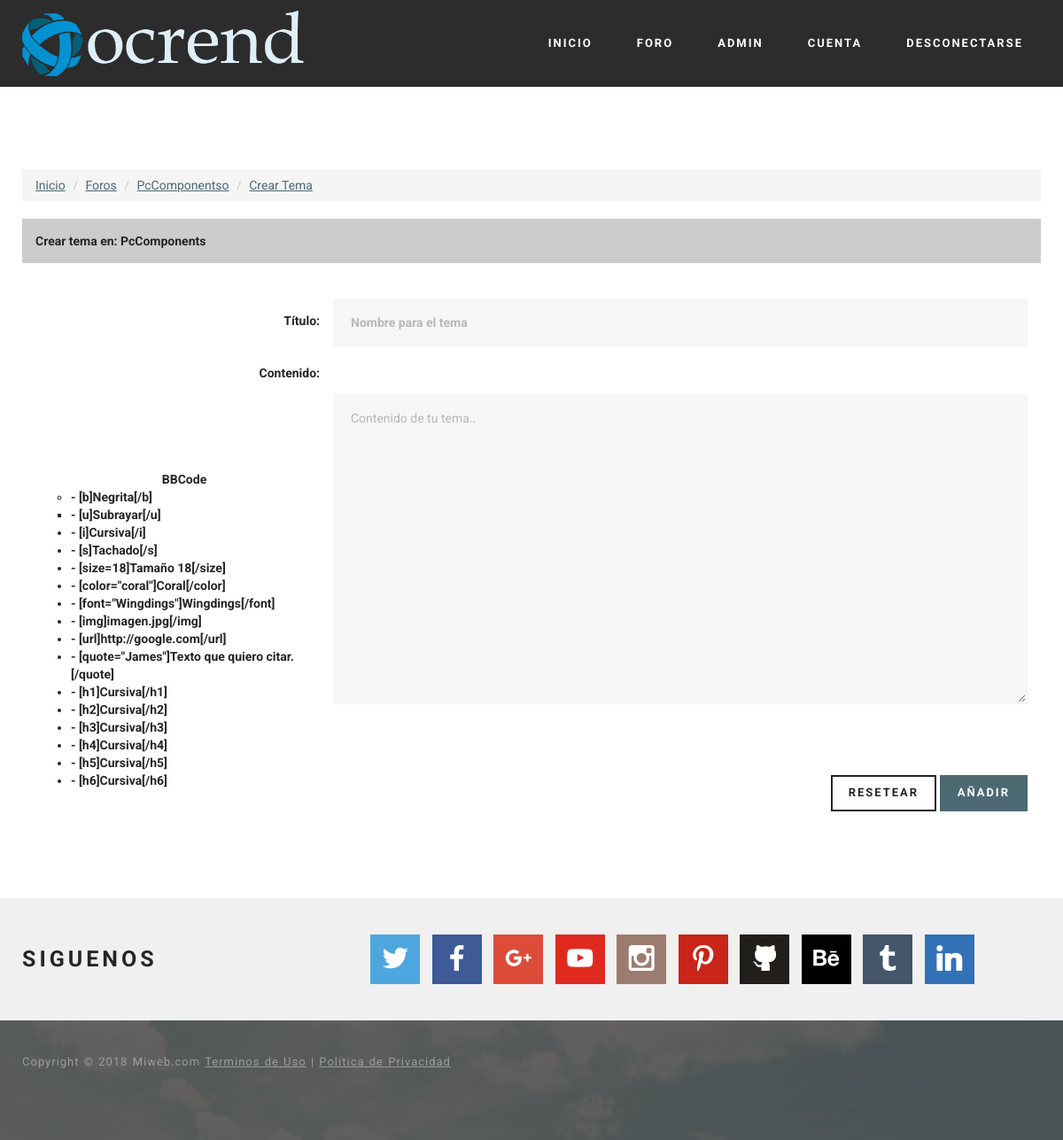
Before: /?view=temas&mode=add&id_foro=14 (signed in) with the older database file.
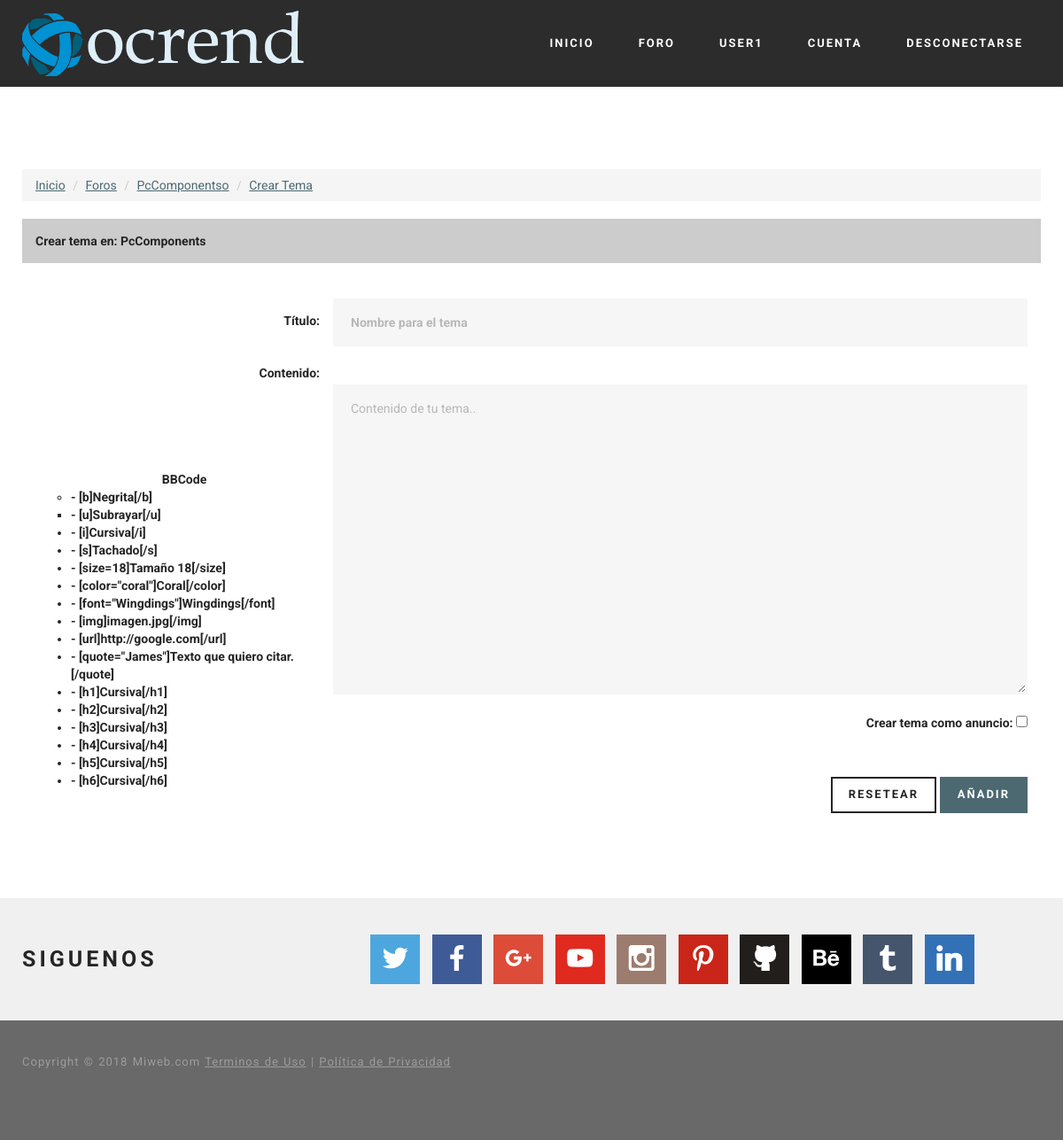
After: the same page with the newer database file.
### tables this page shows
CREATE TABLE `users` (
  `id` bigint(255) NOT NULL,
  `user` varchar(17) NOT NULL,
  `pass` varchar(50) NOT NULL,
  `email` varchar(40) NOT NULL,
  `permiso` int(1) NOT NULL DEFAULT '0' COMMENT '0=Usuario normal,  1= moderador  2=admin',
  `activo` int(1) NOT NULL DEFAULT '0',
  `keyreg` varchar(120) NOT NULL DEFAULT '',
  `keypass` varchar(50) NOT NULL,
  `new_pass` varchar(50) NOT NULL,
  `ultima_conexion` int(80) NOT NULL DEFAULT '1539558829',
  `no_leidos` text NOT NULL,
  `img_perfil` varchar(100) NOT NULL DEFAULT 'noavatar.gif',
  `firma` varchar(255) NOT NULL DEFAULT 'Esta es la firma de usuario',
  `rango` varchar(70) NOT NULL DEFAULT 'Usuario',
  `edad` int(3) NOT NULL DEFAULT '18',
  `fecha_reg` varchar(11) NOT NULL DEFAULT '15/10/2018',
  `biografia` varchar(255) NOT NULL DEFAULT 'Biografía del usuario.'
);

CREATE TABLE `foros` (
  `id` int(255) NOT NULL,
  `nombre` varchar(255) NOT NULL,
  `descripcion` varchar(255) NOT NULL,
  `cantidad_mensajes` bigint(255) NOT NULL DEFAULT '0',
  `cantidad_temas` bigint(255) NOT NULL DEFAULT '0',
  `id_categoria` int(100) NOT NULL DEFAULT '1',
  `estado` int(1) NOT NULL DEFAULT '1' COMMENT '1 es el estado abierto del foro y 0 para crrarlo y solo admin tiene acceso',
  `ultimo_tema` varchar(255) NOT NULL,
  `id_ultimo_tema` bigint(255) NOT NULL
);

### core/bin/functions/Users.php (called while the page is built, shortened)
<?php
function Users(){
$db = new Conexion();
$query =  $db->query("SELECT timer FROM config WHERE id='1' LIMIT 1;");
$timer = $db->recorrer($query)[0];
$db-> liberar($query);
$sql = $db->query("SELECT * FROM users");
$usuarios_actuales_db = $db->rows($sql);
if($_SESSION['cantidad_usuarios'] != $usuarios_actuales_db or (time() - 60) <= $timer) {
  while($d = $db->recorrer($sql)) {
    $users[$d['id']]= $d;}
}else {
  if (!isset($_SESSION['users'])) {
    while($d = $db->recorrer($sql)) {
      $users[$d['id']]= $d;}
  } else {
    $users = $_SESSION['users'];
  }
}
return $_SESSION['users'];
}
?>

### core/core.php (called while the page is built, shortened)
<?php
require('core/models/class.Conexion.php');
require('core/bin/functions/Users.php');
require('core/bin/functions/Foros.php');
require('core/bin/functions/UrlAmigable.php');
$_users = Users();
$_foros = Foros();
?>

### core/models/class.Conexion.php (called while the page is built, shortened)
<?php
class Conexion extends mysqli {
public function rows($query){
  return mysqli_num_rows($query);
}
public function liberar($query){
  return mysqli_free_result($query);
}
public function recorrer($query){
  return mysqli_fetch_array($query);
}
}
 ?>

### core/bin/functions/Foros.php (called while the page is built, shortened)
<?php
function Foros(){
$db = new Conexion();
$sql = $db->query("SELECT * FROM foros;");
if($db->rows($sql) > 0) {
  while($d = $db->recorrer($sql)) {
    $foros[$d['id']]= $d;
    }
}else {
  $foros = false;
}
return $foros;
}
?>

### core/bin/functions/UrlAmigable.php (called while the page is built)
<?php
function UrlAmigable($id,$titulo,$id_foro = null){
if(null == $id_foro){
  $titulo = $id . '-' . $titulo;
}else {
    $titulo = $id . '-' . $id_foro . '-' .$titulo;
}
  $titulo = trim($titulo);
  $titulo = str_replace(
      array('à', 'á', 'ä','â','ã','å','æ','ª','α','∀','@','∧','λ','Δ','À','Á','Â','Ã','Ä','Å','Ā','ā','Ă','ă','Ą','ą'),
      'a',
      $titulo
  );
  $titulo = str_replace(
      array('ß','β'),
      'b',
      $titulo
  );
  $titulo = str_replace(
      array('¢','©','ç','ς','⊂','€','Ç','c','Ć','ć','Ĉ','ĉ','Ċ','ċ','Č','č'),
      'c',
      $titulo
  );
  $titulo = str_replace(
      array('₫','Ď','ď','Đ','đ'),
      'd',
      $titulo
  );
  $titulo = str_replace(
      array('è','é','ê','ë','ε','ξ','∈','∉','∋','∃','∑','È','É','Ê','Ë','Ē','ē','Ĕ','ĕ','Ė','ė','Ę','ę','Ě','ě'),
    'e',
      $titulo
  );
  $titulo = str_replace(
      array('ƒ'),
      'f',
      $titulo
  );
$titulo = str_replace(
    array('Ĝ','ĝ','Ğ','ğ','Ġ','ġ','Ģ','ģ'),
    'g',
    $titulo
);
  $titulo = str_replace(
      array('H.','Ĥ','ĥ','Ħ','ħ'),
      'h',
      $titulo
  );
  $titulo = str_replace(
      array('ì','í','î','ï','¡','ℑ','Ì','Í','Î','Ï','Ĩ','ĩ','Ī','ī','Ĭ','ĭ','Į','į','İ','ı'),
      'i',
      $titulo
  );
$titulo = str_replace(
    array('Ĵ','ĵ'),
    'j',
    $titulo
);
  $titulo = str_replace(
      array('κ','Ķ','ķ'),
      'k',
      $titulo
  );
  $titulo = str_replace(
      array('£','ζ','ι','¦','Ĺ','ĺ','Ļ','ļ','Ľ','ľ','Ŀ','ŀ','Ł','ł'),
      'l',
      $titulo
  );
  $titulo = str_replace(
      array('ñ','η','π','ℵ','∩','Ñ'),
      'n',
      $titulo
  );
  $titulo = str_replace(
      array('ò','ó','ô','õ','ö','¤','ð','ø','δ','σ','φ','∅','Ò','Ó','Ô','Õ','Ö','Ω'),
      'o',
      $titulo
  );
  $titulo = str_replace(
      array('þ','ρ','℘','¶'),
      'p',
      $titulo
  );
  $titulo = str_replace(
      array('®','ℜ'),
      'r',
      $titulo
  );
  $titulo = str_replace(
      array('š','§','$'),
      's',
      $titulo
  );
  $titulo = str_replace(
      array('τ'),
      't',
      $titulo
  );
  $titulo = str_replace(
      array('ù','ú','û','ü','µ','υ','μ','∪','Ù','Ú','Û','Ü'),
      'u',
      $titulo
  );
  $titulo = str_replace(
      array('∨','√','ϑ'),
      'v',
      $titulo
  );
  $titulo = str_replace(
      array('ψ','ω','ϖ'),
      'w',
      $titulo
  );
  $titulo = str_replace(
      array('×','χ'),
      'x',
      $titulo
  );
  $titulo = str_replace(
      array('¥','ý','ÿ','γ','ϒ','ÿ'),
      'y',
      $titulo
  );
  $titulo = str_replace(
      array('ζ'),
      'z',
      $titulo
  );
  $titulo = str_replace(
      array('¨','«','¬','¯','±','´','·','¸','»','¿','÷','•','…','′','″','‾','⁄','−','∗','⋅','☺','☻','◘','○','►','◄','↕','‼','▬','↨','∟','▲','▼','⌂','░','▒','▓','│','┤','╣','║','╗','╝','┐','└','┬','├','┼','╚','╔','╩','╦','╠','═','╬','┘','┌','█','▄','▀','‗','°','•','•','■','☼'),
    '-',
      $titulo
  );
  $titulo = str_replace(
      array('∝','∞','∠','∫','∴','∼','≅','≈','≠','≡','≤','≥','⊃','⊄','⊆','⊇','⊕','⊗','⊥','◙','♂','♀','♪','♫',''),
    '-',
      $titulo
  );
  $titulo = str_replace(
      array('⌈','⌉','⌊','⌋','〈','〉','◊','♠','♣','♥','♦','"','&','<','>','ˆ','˜','—','\\','\"','~','‰'),
      '-',
      $titulo
  );
  $titulo = str_replace(
      array('œ','™','Æ','π'),
      array('oe','tm','ae','pi'),
      $titulo
  );
  $titulo = str_replace(
      array('‘','’','‚','“','”','„','†','‡','‰','‹','›','!','¡','#','(',')','{','}','[',']','⇓','⇔'),
      '-',
      $titulo
  );
  $titulo = str_replace(
      array('=','?','+','<','>',';','.',':','^','/','&','¬','∂','∇','∏','←','↑','→','↓','↔','↵','⇐','⇑','⇒'),
      '-',
      $titulo
  );
  $titulo = str_replace(
      array('²','³','°','¹','º','¼','½','¾','θ'),
      array('2','3','0','1','0','1-4','1-2','3-4','0'),
      $titulo
  );
  $titulo = str_replace(
      array(' ','—','-----','----','---','--','------','-------','--------','---------','----------','-----------'),
      '-',
      $titulo
  );
$titulo = strtolower($titulo);
return $titulo;
}
?>

### html/forum/temas/add_temas.php (the view, shortened to what the rows shown need)
<?php include(HTML_DIR . 'overall/header.php'); ?>
<body>
<?php include(HTML_DIR . 'overall/topnav.php'); ?>
 <section class="mbr-section mbr-after-navbar" id="content1-10">
     <div class="mbr-section__container container mbr-section__container--isolated">
  <?php
  $ID_f= UrlAmigable(intval($_foros[$id_foro]['id']),$_foros[$id_foro]['nombre']);
  ?>
  <ol class="breadcrumb">
    <li class="breadcrumb-item"><i class="fa fa-comments"></i><a href="?view=index">Inicio</a></li>
    <li class="breadcrumb-item"><i class="fa fa-comments"></i><a href="?view=forum">Foros</a></li>
    <li class="breadcrumb-item"><i class="fa fa-comments"></i><a href="foros/<?php echo $ID_f; ?>"><?php echo $_foros[$id_foro]['nombre']?>o</a></li>
    <li class="breadcrumb-item"><i class="fa fa-comments"></i><a href="?view=temas&mode=add&id_foro=<?php echo $id_foro ?>">Crear Tema</a></li>
  </ol>
<table width="100%" border="0" cellspacing="2" cellpadding="2">
   <tr>
     <th scope="col" bgcolor="#CCCCCC" style="margin-bottom:5px; height:32px;" >
       <div align="left" style="margin-left:15px; margin-top:15px; margin-bottom:15px;">
         Crear tema en: <?php echo $_foros[$id_foro]['nombre']?></div></th>
   </tr>
 </table> <br /> <br />
  <div class="col-sm-12">
    <table width="100%" border="0" cellspacing="5" cellpadding="5">
      <form class="form-horizontal" action="?view=temas&mode=add&id_foro=<?php echo $id_foro; ?>" method="POST" enctype="application/x-www-form-urlencoded">
      <fieldset>
      <tr>
        <th width="30%">
          <div style="float: right;">
            <label class="col-lg-2 control-label">Título:</label>
          </div>
        </th>
        <th colspan="2">
          <input type="text" class="form-control" maxlength="250" name="titulo" placeholder="Nombre para el tema"/>
        </th>
      </tr>
      <tr>
        <th rowspan="2" align="center" valign="top" scope="row"><br />
        <div style="float: right;"><label class="col-lg-2 control-label">Contenido:</label></div>
<br/><br/><br/><br/><br/><br/>
<div><center>BBCode</center>
<ul>
<li type="circle">- [b]Negrita[/b]</li>
<li type="square">- [u]Subrayar[/u]</li>
<li type="disc">- [i]Cursiva[/i]</li>
<li type="disc">- [s]Tachado[/s]</li>
<li type="disc">- [size=18]Tamaño 18[/size]</li>
<li type="disc">- [color="coral"]Coral[/color]</li>
<li type="disc">- [font="Wingdings"]Wingdings[/font]</li>
<li type="disc">- [img]imagen.jpg[/img]</li>
<li type="disc">- [url]http://google.com[/url]</li>
<li type="disc">- [quote="James"]Texto que quiero citar.[/quote]</li>
<li type="disc">- [h1]Cursiva[/h1]</li>
<li type="disc">- [h2]Cursiva[/h2]</li>
<li type="disc">- [h3]Cursiva[/h3]</li>
<li type="disc">- [h4]Cursiva[/h4]</li>
<li type="disc">- [h5]Cursiva[/h5]</li>
<li type="disc">- [h6]Cursiva[/h6]</li>
</ul>
</div><br/>
        </th>
        <td colspan="2" align="center" >
<br />
<textarea class="form-control estilotextarea" style="height:350px;" name="content" placeholder="Contenido de tu tema.."></textarea>
<br />
<?php
if ($_users[$_SESSION['app_id']]['permiso'] > 0) {
  echo '
  <div style="float: right;">
    <label class="control-label">
      Crear tema como anuncio:
      <input type="checkbox" value="2" name="anuncio"></input>
    </label></div>
  ';
}
?>
      </td>
      </tr>
      <tr>
        <td width="" height="">&nbsp;</td>
        <td width="" align="right" valign="middle">
      <br/>
              <button type="reset" class="btn btn-default">RESETEAR</button>
              <button type="submit" class="btn btn-primary">AÑADIR</button>
        </td>
      </tr>
    </fieldset>
</form>
    </table>
 </div>
 </section>
 <?php include(HTML_DIR . 'overall/footer.php'); ?>
 </body>
 </html>

### html/overall/topnav.php (shortened to what the rows shown need)
<section class="mbr-navbar mbr-navbar--freeze mbr-navbar--absolute mbr-navbar--sticky mbr-navbar--auto-collapse" id="ext_menu-0">
    <div class="mbr-navbar__section mbr-section">
        <div class="mbr-section__container container">
            <div class="mbr-navbar__container">
                <div class="mbr-navbar__column mbr-navbar__column--s mbr-navbar__brand">
                    <span class="mbr-navbar__brand-link mbr-brand mbr-brand--inline">
                        <span class="mbr-brand__logo"><a href="#"><img class="mbr-navbar__brand-img mbr-brand__img" src="views/images/logo.png" alt="Mobirise"></a></span>
                    </span>
                </div>
                <div class="mbr-navbar__column mbr-navbar__menu">
                    <nav class="mbr-navbar__menu-box mbr-navbar__menu-box--inline-right">
                        <div class="mbr-navbar__column"><ul class="mbr-navbar__items mbr-navbar__items--right mbr-buttons mbr-buttons--freeze mbr-buttons--right btn-decorator mbr-buttons--active"><li class="mbr-navbar__item">
                          <a class="mbr-buttons__link btn text-white" href="#">INICIO</a></li><li class="mbr-navbar__item">
                            <a class="mbr-buttons__link btn text-white" href="?view=forum">FORO</a></li><li class="mbr-navbar__item">
<?php
if(!isset($_SESSION['app_id'])){
  echo '<a class="mbr-buttons__link btn text-white" data-toggle="modal" data-target="#Login">INICIAR SESIÓN</a></li><li class="mbr-navbar__item">
  <div class="mbr-navbar__column"><ul class="mbr-navbar__items mbr-navbar__items--right mbr-buttons mbr-buttons--freeze mbr-buttons--right btn-inverse mbr-buttons--active">
  <li class="mbr-navbar__item"><a class="mbr-buttons__btn btn btn-danger" data-toggle="modal" data-target="#Registro">REGISTRO</a></li></ul></div>
';
}else {
  echo '<a class="mbr-buttons__link btn text-white" href="?view=perfil&id='.$_SESSION['app_id'].'">'. strtoupper($_users[$_SESSION['app_id']]['user']) .'</a></li><li class="mbr-navbar__item">
        <a class="mbr-buttons__link btn text-white" href="?view=cuenta">CUENTA</a></li><li class="mbr-navbar__item">
        <a class="mbr-buttons__link btn text-white" href="?view=logout">DESCONECTARSE</a></li><li class="mbr-navbar__item">
  ';
}
?>
                    </nav>
                </div>
            </div>
        </div>
    </div>
</section>

Changed rows visible on the page:
changed users: user "ADMIN" → "USER1"; permiso 0 → 2 (drawn)
Other visible differences:
form field anuncio: (not shown) → "☐"
text now shown: "Crear tema como anuncio:"
